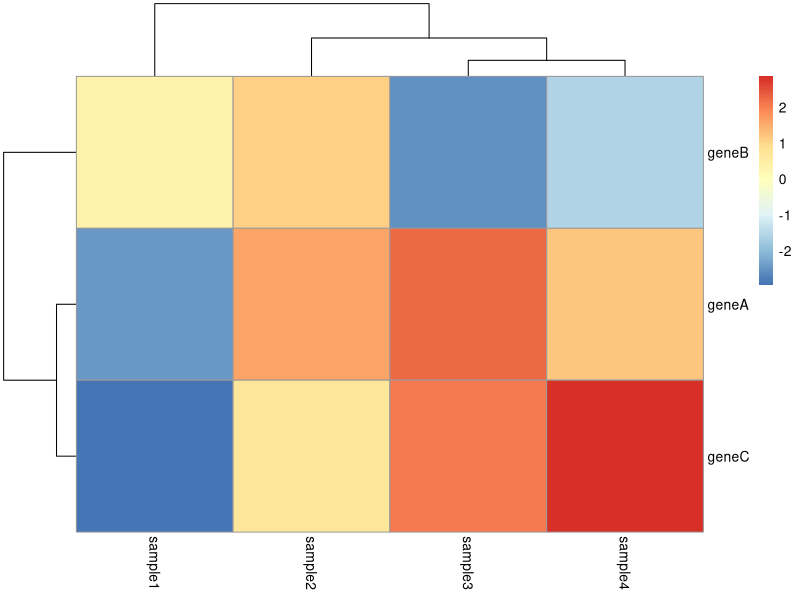
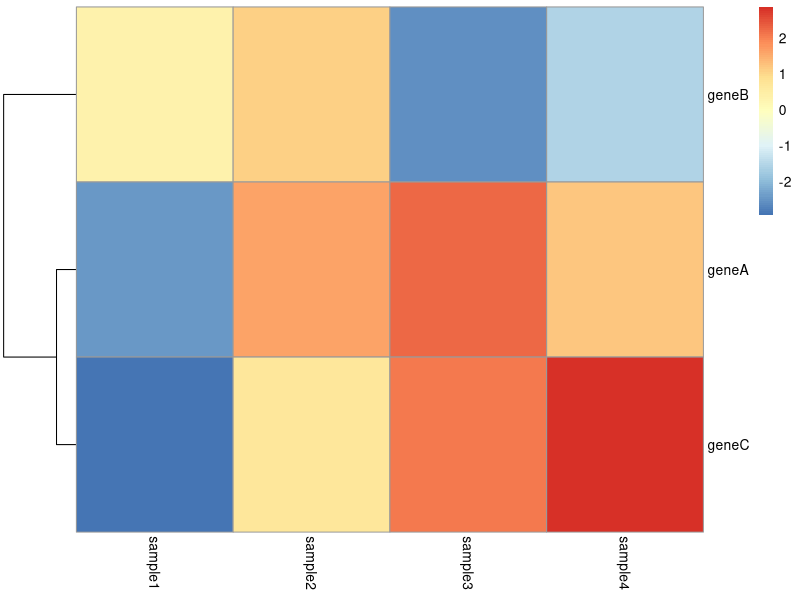
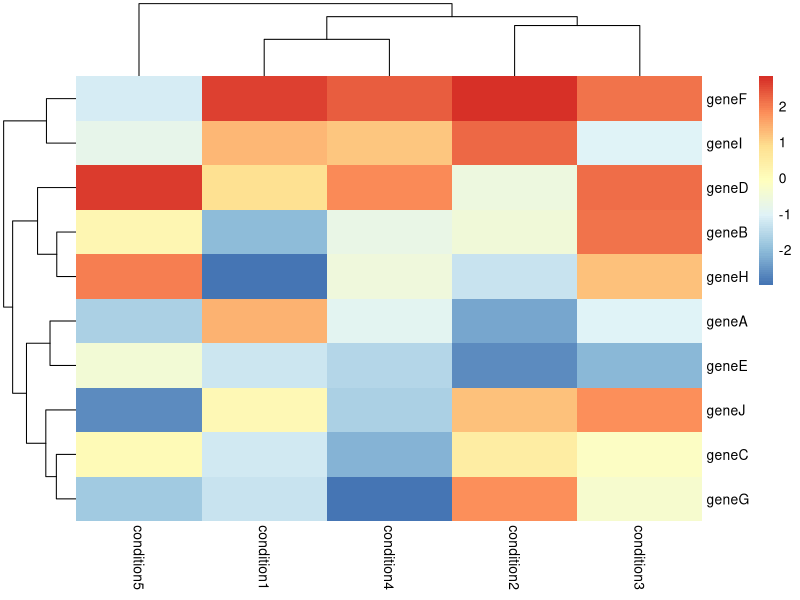
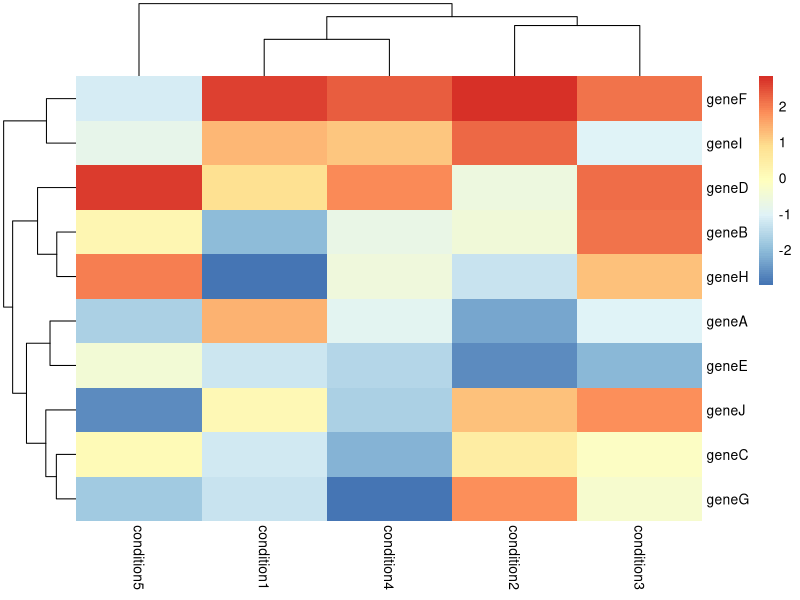

Write the R code that produced these figures, in order.
install.packages("pheatmap")
library(pheatmap)
df <- data.frame(row.names = c("geneA", "geneB", "geneC"),
                 sample1 = runif(3, min = -3, max = 3),
                 sample2 = runif(3, min = -3, max = 3),
                 sample3 = runif(3, min = -3, max = 3),
                 sample4 = runif(3, min = -3, max = 3))

pheatmap(df)

#change color scheme for legend
pheatmap(df, cluster_cols = FALSE)

#exercise
?pheatmap
#with the runif() function you generate 10 random values between the min and the max
#the conditions are the columns and the genes are the rows
df_10 <- data.frame(row.names = c("geneA", "geneB", "geneC", "geneD", "geneE", "geneF", "geneG", "geneH", "geneI", "geneJ"),
                    condition1 = runif(10, min = -3, max = 3),
                    condition2 = runif(10, min = -3, max = 3),
                    condition3 = runif(10, min = -3, max = 3),
                    condition4 = runif(10, min = -3, max = 3),
                    condition5 = runif(10, min = -3, max = 3))

pheatmap(df_10, border_color = NA)

#save as png
png("ten_genes_heatmap.png")
pheatmap(df_10, border_color = NA)
dev.off()
